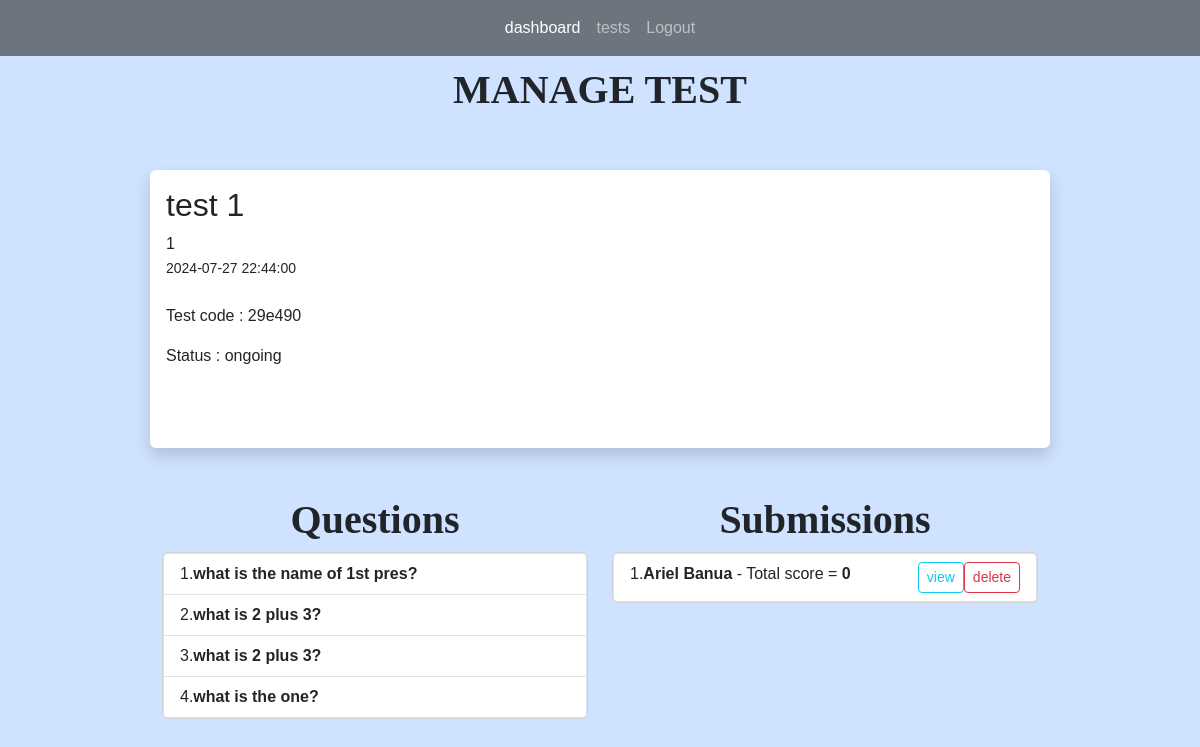
The page /tests/6 (signed in) on the database as committed earlier.
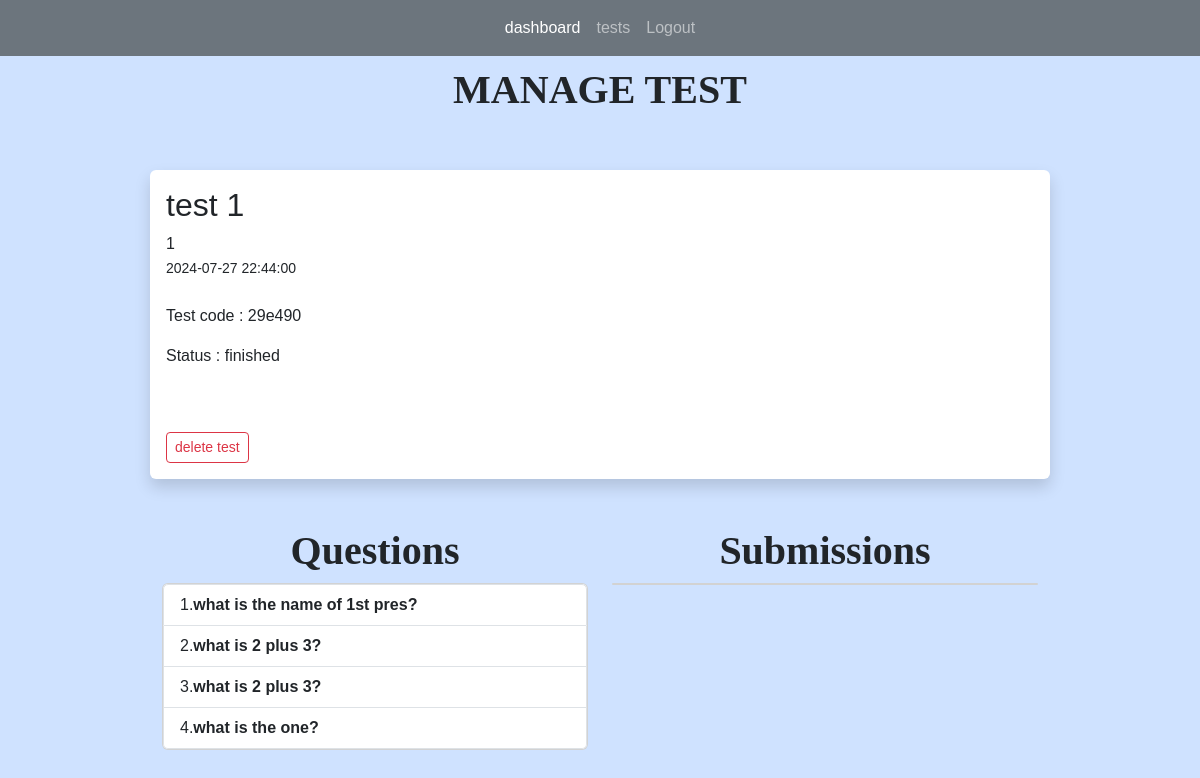
The same page on the database as committed later.
### app.py (models this page shows)
class Tests(db.Model):
    test_id = db.Column(db.Integer, primary_key=True)
    title = db.Column(db.String(255))
    start_date = db.Column(db.DateTime, nullable = False)
    end_date = db.Column(db.DateTime, nullable = False)
    status = db.Column(db.String(255))
    teacher_id = db.Column(db.Integer, db.ForeignKey('users.id'))
    teacher = db.relationship('Users', backref=db.backref('tests', lazy=True))
    questions = db.relationship("Questions", backref="question_list")
    code = db.Column(db.String(6), unique=True)  # column to store the unique code
    students = db.relationship('Users', secondary='test_students', backref=db.backref('tests_registered', lazy=True))
    submissions = db.relationship('Submission', backref='test_submissions', lazy=True)

class Questions(db.Model):
    question_id = db.Column(db.Integer, primary_key=True)
    question_text = db.Column(db.String(255), nullable=False)
    question_type = db.Column(db.String(255), nullable=False)
    points = db.Column(db.Integer, nullable=False)
    option1 = db.Column(db.String(255))
    option2 = db.Column(db.String(255))
    option3 = db.Column(db.String(255))
    option4 = db.Column(db.String(255))
    correct_opt = db.Column(db.Integer)
    correct_ans = db.Column(db.String(255))
    stt = db.Column(db.Boolean)
    test_id = db.Column(db.Integer, db.ForeignKey('tests.test_id'))
    test = db.relationship('Tests', backref=db.backref('question_test', lazy=True))
    answer = db.relationship("Answers", uselist=False)

class Submission(db.Model):
    submission_id = db.Column(db.Integer, primary_key=True)
    student_id = db.Column(db.Integer, db.ForeignKey('users.id'))
    test_id = db.Column(db.Integer, db.ForeignKey('tests.test_id'))
    submitted_at = db.Column(db.DateTime, default=datetime.now)
    total_points = db.Column(db.Integer)
    student = db.relationship('Users', backref=db.backref('submitter', lazy=True))
    test = db.relationship('Tests', backref=db.backref('submission_test', lazy=True))
    answers = db.relationship('Answers', backref=db.backref('answered_questions', lazy=True), lazy=True)

class Users(db.Model, UserMixin):
    id = db.Column(db.Integer, primary_key = True)
    name = db.Column(db.String(200), nullable=False)
    email = db.Column(db.String(120), nullable=False, unique =True)
    password = db.Column(db.String(128), nullable=False)
    role = db.Column(db.String(80), nullable=False)
    submissions = db.relationship('Submission', backref='submitted_tests', lazy=True)

### app.py (the view)
@app.route('/tests/<int:id>', methods=['GET', 'POST'])
@login_required(role="teacher")
def test(id):
    test = Tests.query.get_or_404(id)
    questions = Questions.query.filter_by(test_id = id)
    return render_template('manage_test.html', test=test, questions=questions)

### app.py (called while the page is built)
@login_manager.user_loader
def load_user(user_id):
    return Users.query.get(int(user_id))

def login_required(role="ANY"):
    def wrapper(fn):
        @wraps(fn)
        def decorated_view(*args, **kwargs):
            if not current_user.is_authenticated:
               return login_manager.unauthorized()
            if ( (current_user.role != role) and (role != "ANY")):
                return login_manager.unauthorized()
            return fn(*args, **kwargs)
        return decorated_view
    return wrapper

### templates/manage_test.html (shortened to what this page needs)
{% extends 'index.html' %}
{% block content %}
<h1>MANAGE TEST</h1>
<br>
<br/>
<div class="shadow p-3 mb-5 bg-body rounded">
	<h2>{{ test.title }}</h2>
    {{ test.teacher_id }}<br/>
	<small>{{ test.start_date }}</small> <br/><br/>
	<p>
		Test code : {{ test.code }}
	</p>
	<p>
		Status : {{ test.status }}
	</p>
	<br/><br/>
	{% if test.status == 'scheduled' or test.status == "finished" %}
		<a class="btn btn-outline-danger btn-sm" data-bs-toggle="modal" data-bs-target="#confirmationModal" >delete test</a>
		<br/>
	{% endif %}
</div>
<div class="container text-center">
	<div class="row">
	  <div class="col">
		<h1>Questions</h1>
	  </div>
	  <div class="col">
		<h1>Submissions</h1>
	  </div>
	</div>
	<div class="row">
	  <div class="col">
		<div class="card">
			<ul class="list-group list-group-numbered">
				{% for question in questions %}
				<li style="text-align: left;" class="list-group-item d-flex ">
					<div class="flex-grow-1">
						<b >
							{{ question.question_text }}
						</b>
					</div>
				</li>
				{% endfor %}
			</ul>
		</div>
	  </div>
	  <div class="col">
		<div class="card">
			<ul class="list-group list-group-numbered">
				{% for submission in test.submissions %}
				<li style="text-align: left;" class="list-group-item d-flex ">
					<div class="flex-grow-1">
						<b >
							{{ submission.student.name }}
						</b>
						- Total score = <b>{{ submission.total_points }}</b>
					</div>
					<a class="btn btn-outline-info btn-sm" href="{{ url_for('view_submission', id=test.test_id, submission_id = submission.submission_id)}}">view</a>
					<a class="btn btn-outline-danger btn-sm" data-bs-toggle="modal" data-bs-target="#subconfirmationModal-{{ submission.submission_id }}" >delete</a>
				</li>
				{% endfor %}
			</ul>
		</div>
	  </div>
	</div>
  </div>
{% endblock %}

### templates/index.html (shortened to what this page needs)
<!DOCTYPE html>
<html lang="en">
<head>
    <link href="https://cdn.jsdelivr.net/npm/bootstrap@5.3.3/dist/css/bootstrap.min.css"
    rel="stylesheet"
>
    <link rel="stylesheet" href="{{url_for('static', filename='main.css') }}">
</head>
<body class= "bg-primary-subtle" >
    {% if current_user.is_authenticated and current_user.role == "teacher" %}
        {% include 'teacher_navbar.html' %}
    {% endif %}
    <div style="margin-top: 10px;margin-bottom: 10px;margin-right: 150px;margin-left: 150px;">
        {% block content %}
        {% endblock %}
    </div>
</body>
</html>

### templates/teacher_navbar.html (shortened to what this page needs)
    <nav class="navbar navbar-expand-lg navbar-dark bg-secondary">
        <div class="collapse navbar-collapse" id="navbarNavAltMarkup">
            <div class="navbar-nav mx-auto">
            <a class="nav-link active" aria-current="page" href="{{ url_for('teacher_dashboard') }}">dashboard</a>
            <a class="nav-link" href="{{ url_for('tests') }}">tests</a>
            <a class="nav-link" href="{{ url_for('logout') }}">Logout</a>
            </div>
        </div>
    </nav>

### static/main.css (style rules this page uses)
body { font-family: Arial, sans-serif; margin: 0; padding: 0; }
nav a { color: #fff; text-decoration: none; }
H1 { font-family: Copperplate; font-weight: bold; font-size: 40px; text-align: center; }

Rows that differ between the two databases and show on the page:
no longer on this page (row edited): Submission: student.name "Ariel Banua", total_points "0"
changed Tests "test 1": status "ongoing" → "finished"
Other text that changed with them:
text now shown: "delete test"
